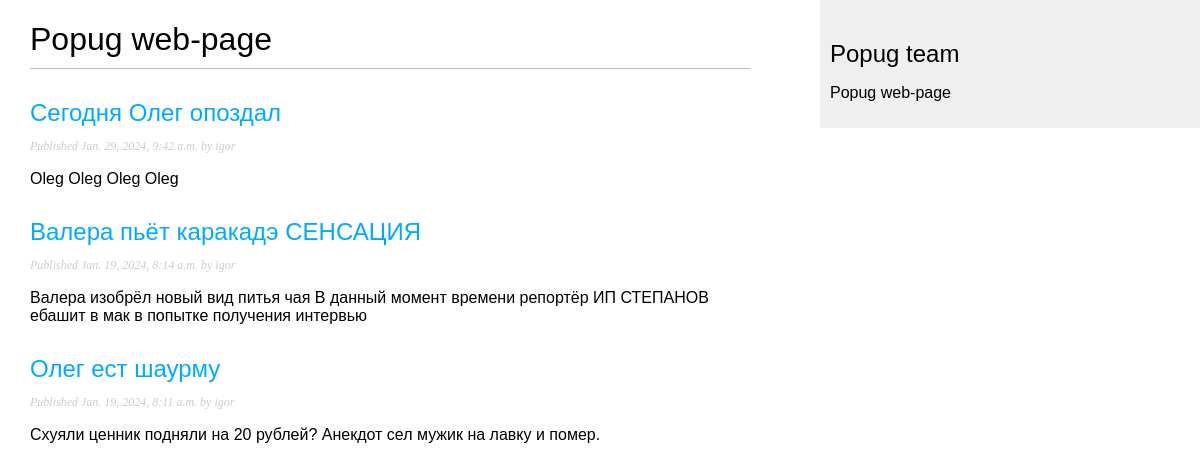
Screenshot of /blog/ with the database file from the repository.
### blog/models.py (models this page shows, shortened)
class Post(models.Model):
    slug = models.SlugField(max_length=250,
                            unique_for_date='publish')
    class Status(models.TextChoices):
        DRAFT = 'DF', 'Draft'
        PUBLISHED = 'PB', 'Published'
    title = models.CharField(max_length=250)
    slug = models.SlugField(max_length=250)
    author = models.ForeignKey(User,
                               on_delete=models.CASCADE,
                               related_name='blog_posts')
    body = models.TextField()
    publish = models.DateTimeField(default=timezone.now)
    created = models.DateTimeField(auto_now_add=True)
    updated = models.DateTimeField(auto_now=True)
    status = models.CharField(max_length=2,
                              choices=Status.choices,
                              default=Status.DRAFT)
    objects = models.Manager() # The default manager.
    published = PublishedManager() # Our custom manager.
    class Meta:
        ordering = ['-publish']
        indexes = [
            models.Index(fields=['-publish']),
        ]
    def get_absolute_url(self):
        return reverse('blog:post_detail',
                       args={self.id})

### blog/views.py (the view)
# urls.py: path('', views.post_list, name='post_list'),
def post_list(request):
    posts = Post.published.all()
    return render(request,
                 'blog/post/list.html',
                 {'posts': posts})

### blog/models.py (called while the page is built)
    def get_queryset(self):
        return super().get_queryset()\
                      .filter(status=Post.Status.PUBLISHED)

### blog/templates/blog/post/list.html (shortened to what this page needs)
{% extends "blog/base.html" %}
{% block content %}
  <h1>Popug web-page</h1>
  {% for post in posts %}
    <h2>
      <a href="{{ post.get_absolute_url }}">
        {{ post.title }}
      </a>
    </h2>
    <p class="date">
      Published {{ post.publish }} by {{ post.author }}
    </p>
    {{ post.body|truncatewords:30|linebreaks }}
  {% endfor %}
{% endblock %}

### blog/templates/blog/base.html (shortened to what this page needs)
{% load static %}
<!DOCTYPE html>
<html>
<head>
  <link href="{% static "css/blog.css" %}" rel="stylesheet">
</head>
<body>
  <div id="content">
    {% block content %}
    {% endblock %}
  </div>
  <div id="sidebar">
    <h2>Popug team</h2>
    <p>Popug web-page</p>
  </div>
</body>
</html>

### blog/static/css/blog.css (style rules this page uses)
body { margin:0; padding:0; font-family:helvetica, sans-serif; }
a { color:#00abff; text-decoration:none; }
h1 { font-weight:normal; border-bottom:1px solid #bbb; padding:0 0 10px 0; }
h2 { font-weight:normal; margin:30px 0 0; }
#content { float:left; width:60%; padding:0 0 0 30px; }
#sidebar { float:right; width:30%; padding:10px; background:#efefef; height:100%; }
p.date { color:#ccc; font-family: georgia, serif; font-size: 12px; font-style: italic; }

### rows the page displays
Post: title "Сегодня Олег опоздал", publish "Jan. 29, 2024, 9:42 a.m.", author "igor", body "Oleg Oleg Oleg Oleg"
Post: title "Валера пьёт каракадэ СЕНСАЦИЯ", publish "Jan. 19, 2024, 8:14 a.m.", author "igor", body "Валера изобрёл новый вид питья чая В данный момент времени репортёр ИП СТЕПАНОВ ебашит в мак в попытке получения интервью"
Post: title "Олег ест шаурму", publish "Jan. 19, 2024, 8:11 a.m.", author "igor", body "Схуяли ценник подняли на 20 рублей? Анекдот сел мужик на лавку и помер."
